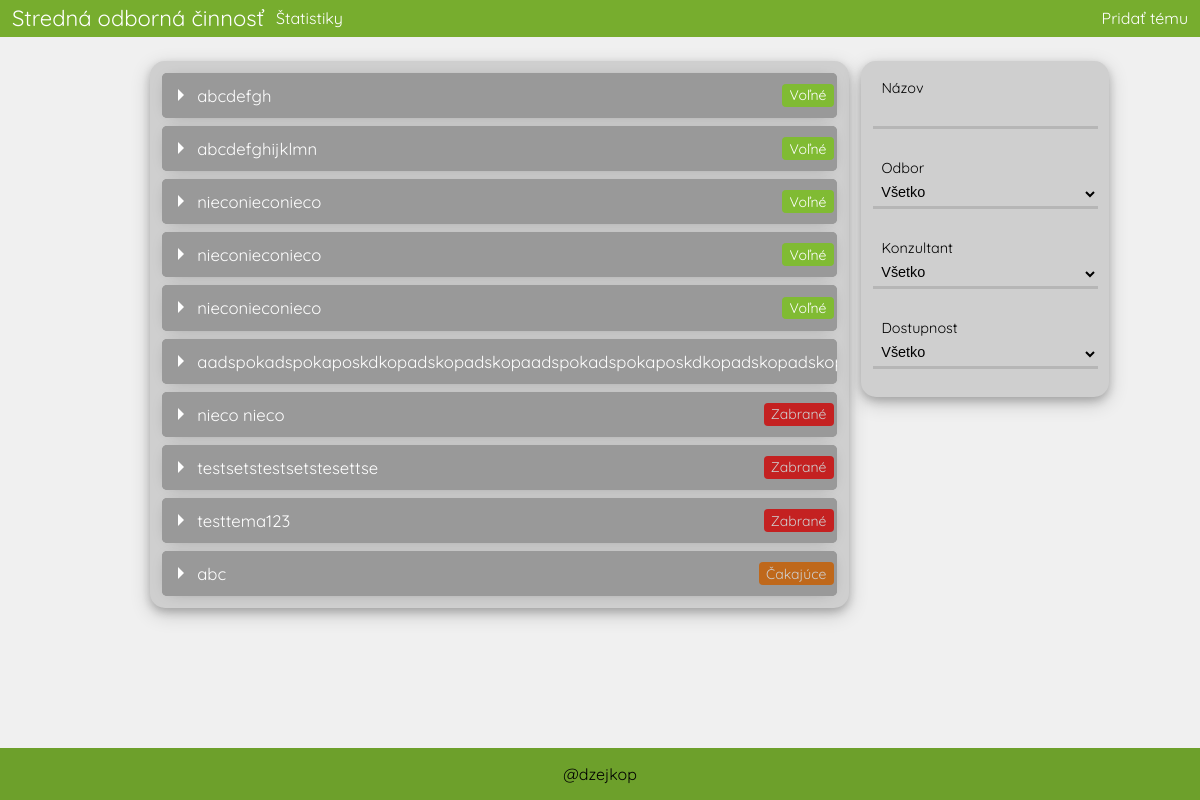
Before: /soc/ with the older database file.
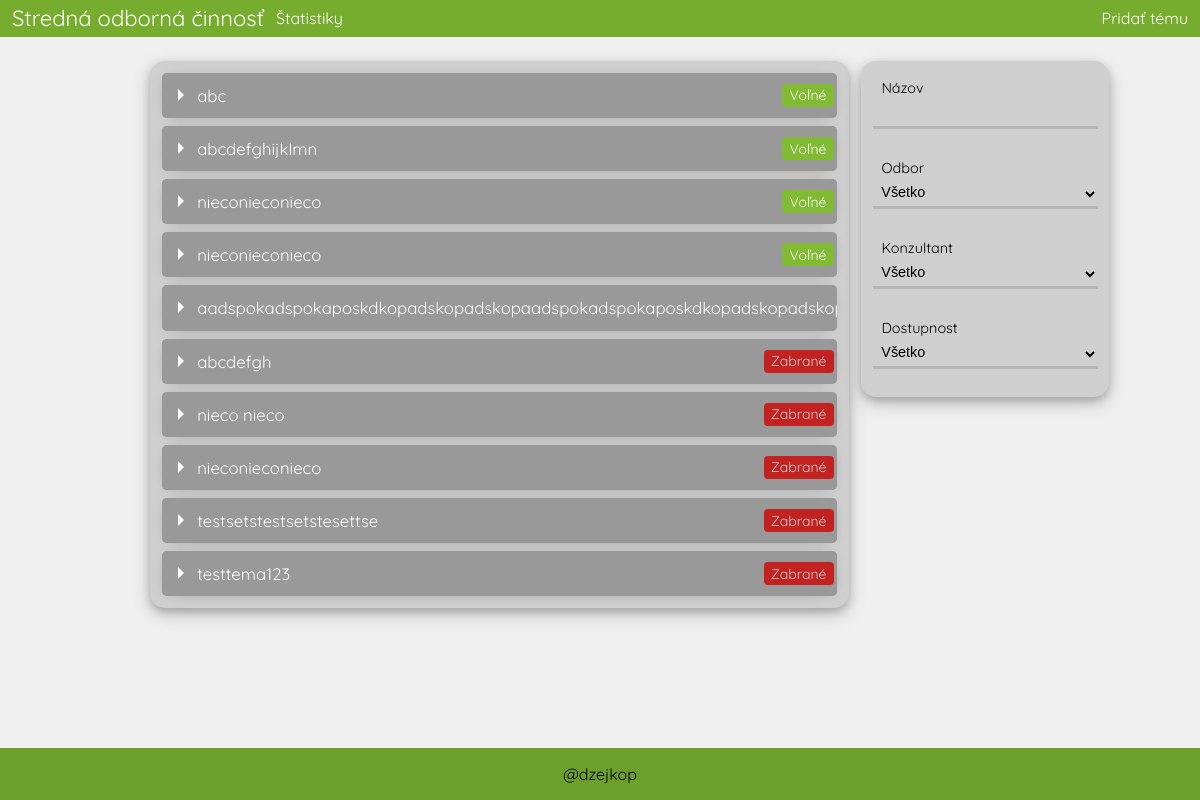
After: the same page with the newer database file.
### soc/models.py (models this page shows, shortened)
class Tema(models.Model):
    nazov = models.CharField(max_length=80)
    popis = models.TextField(max_length=500)
    conzultant = models.ForeignKey(Ucitel, on_delete=models.CASCADE,default=1)
    student = models.ForeignKey(Student, on_delete=models.SET_NULL, null=True, blank=True)
    odbor = models.ForeignKey(Odbor, on_delete=models.CASCADE,default=1)
    dostupnost = models.ForeignKey(Dostupnost, on_delete=models.CASCADE,default=1)
    kontroly = models.IntegerField(default=0)
    class Meta:
        verbose_name = "Tema"
        verbose_name_plural = "Temy"
        ordering = ["dostupnost_id","nazov"]

class Dostupnost(models.Model):
    nazov = models.CharField(max_length=20);
    def __str__(self):
        return f"{self.nazov}"
    class Meta:
        verbose_name = "Dostupnosť"
        verbose_name_plural = "Dostupnosť"

### soc/views.py (the view)
# urls.py: path('', views.vypis_temy, name="temy"),
def vypis_temy(request):
    temy = Tema.objects.all()
    odbory = Odbor.objects.all()
    ucitelia = Ucitel.objects.all()
    studenti = Student.objects.all()
    dostupnost = Dostupnost.objects.all()
    return render(request, 'soc/index.html', {"temy": temy, "odbory": odbory, "ucitelia": ucitelia, "studenti": studenti, "dostupnost": dostupnost})

### soc/models.py (called while the page is built)
    def __str__(self):
        return f"{self.meno} {self.priezvisko}"

    def __str__(self):
        return f"{self.meno} {self.priezvisko}"

    def __str__(self):
        return f"{self.nazov}"

### soc/templates/soc/index.html (shortened to what this page needs)
{% extends "base.html" %}
{% load static %}
{% block style%}
    <link rel="stylesheet" href="{% static 'soc/css/index.css' %}">
{% endblock style%}
{% block content %}
    <main>
        <div class="main_wrap">
            <div class="items">
                {% for tema in temy%}
                    <details id="item">
                        <summary class="left">
                            <p class="nazov" id="nazov">{{ tema.nazov }}</p>
                            <p class="right" id="dostupnost" data-id="{{tema.dostupnost.id}}">{{ tema.dostupnost }}</p>
                        </summary>
                    </details>
                {% endfor %}
            </div>
            <div id="filters" class="filters">
                <div class="filters_inner">
                    <div class="item">
                        <label for="filter_nazov">Názov</label>
                        <input id="filter_nazov" type="text" class="filter_nazov">
                    </div>
                    <div class="item">
                        <label for="filter_odbor">Odbor</label>
                        <select id="filter_odbor" class="filter">
                            <option value="">Všetko</option>
                        </select>
                    </div>
                    <div class="item">
                        <label for="filter_konzultant">Konzultant</label>
                        <select id="filter_konzultant" class="filter">
                            <option value="">Všetko</option>
                        </select>
                    </div>
                    <div class="item">
                        <label for="filter_dostupnost">Dostupnost</label>
                        <select id="filter_dostupnost" class="filter">
                            <option value="">Všetko</option>
                        </select>
                    </div>
                </div>
            </div>
        </div>
    </main>
{% endblock content %}

Changed rows visible on the page:
changed Tema "abc": dostupnost_id 3 → 1 (drawn); dostupnost "Čakajúce" → "Voľné"; moves up the list
changed Tema "abcdefgh": dostupnost_id 1 → 2 (drawn); dostupnost "Voľné" → "Zabrané"; moves down the list
changed Tema (number 8 of 10 on the later page): dostupnost_id 1 → 2 (drawn); dostupnost "Voľné" → "Zabrané"; moves down the list
